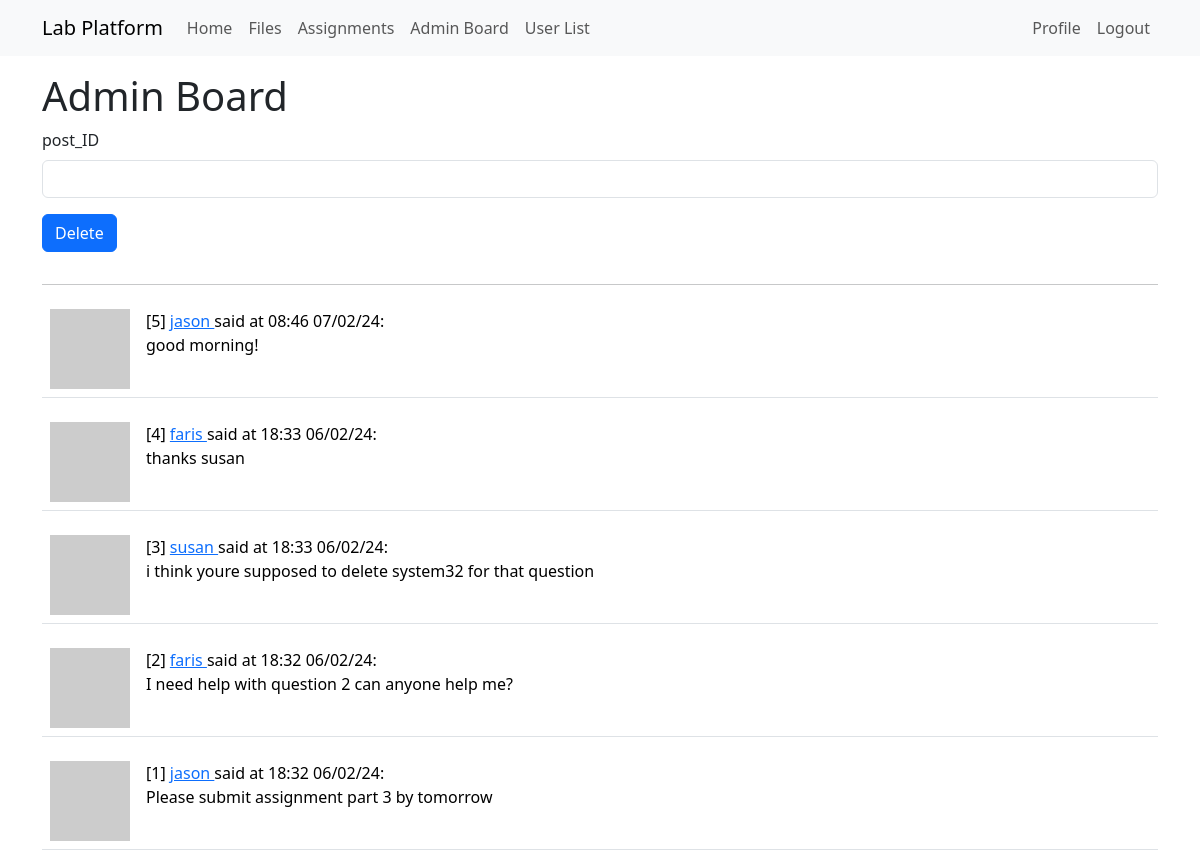
The app's page /adminboard (signed in) with its own data.
### app/models.py (models this page shows, shortened)
class Post(db.Model):
    id: so.Mapped[int] = so.mapped_column(primary_key=True)
    body: so.Mapped[str] = so.mapped_column(sa.String(140))
    timestamp: so.Mapped[datetime] = so.mapped_column(
        index=True, default=lambda: datetime.now(timezone.utc))
    user_id: so.Mapped[int] = so.mapped_column(sa.ForeignKey(User.id),
                                               index=True)
    author: so.Mapped[User] = so.relationship(back_populates='posts')
    def get_ftime(self):
        return self.timestamp.strftime("%H:%M %d/%m/%y")

class User(UserMixin, db.Model):
    id: so.Mapped[int] = so.mapped_column(primary_key=True)
    username: so.Mapped[str] = so.mapped_column(sa.String(64), index=True,
                                                unique=True)
    email: so.Mapped[str] = so.mapped_column(sa.String(120), index=True,
                                             unique=True)
    password_hash: so.Mapped[Optional[str]] = so.mapped_column(sa.String(256))
    posts: so.WriteOnlyMapped['Post'] = so.relationship(
        back_populates='author')
    files: so.WriteOnlyMapped['File'] = so.relationship(
        back_populates='uploader')
    role: so.Mapped[int] = so.mapped_column(sa.Integer, default=-1, index=True, unique=False)
    assignments: so.WriteOnlyMapped['Assignment'] = so.relationship(
        back_populates='asmtauthor')
    submissions: so.WriteOnlyMapped['Submission'] = so.relationship(
        back_populates='submitter')
    def avatar(self, size):
        digest = md5(self.email.lower().encode('utf-8')).hexdigest()
        return f'https://www.gravatar.com/avatar/{digest}?d=identicon&s={size}'
    def is_admin(self):
        return self.role == 0

### app/routes.py (the view, shortened to what this page needs)
@app.route('/adminboard', methods=['GET', 'POST'])
@login_required
def adminboard():
    if not current_user.is_admin():
        return redirect(url_for('index'))
    form = DeletePost()
    return render_template('adminboard.html',
                            title='Discussion Board',
                                posts= db.session.scalars(sa.select(Post).order_by(sa.desc(Post.timestamp))).all(),
                                form = form)

### app/forms.py (shortened to what this page needs)
class DeletePost(FlaskForm):
    post_ID = StringField('post_ID', validators=[DataRequired()])
    submit = SubmitField('Delete')

### app/models.py (called while the page is built)
@login.user_loader
def load_user(id):
    return db.session.get(User, int(id))

### app/templates/adminboard.html
{% extends "base.html" %}
{% import 'bootstrap_wtf.html' as wtf %}
{% block content %}
    <h1>Admin Board</h1>
    {{ wtf.quick_form(form) }}
    <hr>
    {% for post in posts %}
        {% include '_post.html' %}
    {% endfor %}
{% endblock %}

### app/templates/_post.html
<table class="table table-hover">
    <tr>
        <td width="70px">
            <a href="{{ url_for('user', username=post.author.username) }}">
                <img src="{{ post.author.avatar(70) }}" />
            </a>
        </td>
        <td>
            [{{ post.id }}]
            <a href="{{ url_for('user', username=post.author.username) }}">
                {{ post.author.username }}
            </a>
            said at {{ post.get_ftime() }}:
            <br>
            {{ post.body }}
        </td>
    </tr>
</table>

### records on screen
Post: id "5", author.username "jason", get_ftime "08:46 07/02/24", body "good morning!"
Post: id "4", author.username "faris", get_ftime "18:33 06/02/24", body "thanks susan"
Post: id "3", author.username "susan", get_ftime "18:33 06/02/24", body "i think youre supposed to delete system32 for that question"
Post: id "2", author.username "faris", get_ftime "18:32 06/02/24", body "I need help with question 2 can anyone help me?"
Post: id "1", author.username "jason", get_ftime "18:32 06/02/24", body "Please submit assignment part 3 by tomorrow"

### other values on screen
{{ field.label(class='form-label') }} "post_ID"
